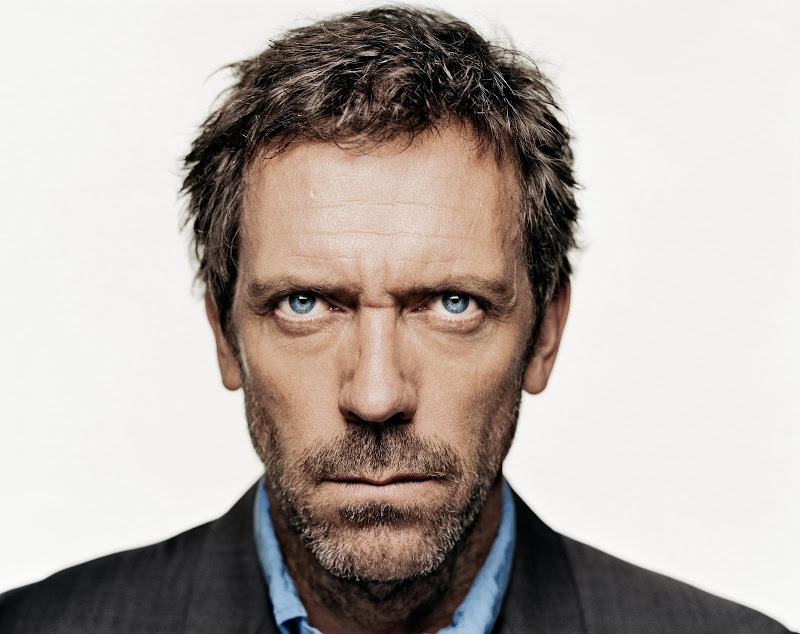
%> input picture male_face_2.jpg, 800 x 634 px
$ octave ht_test3.m   (GNU Octave 9; MATLAB toolbox functions it lacks are replaced by stand-ins)
%> lines starting %> are read from the running program, lines starting %| are printed output that depends on the picture
im = imread('male_face_2.jpg');
%> im is the input picture: size 634x800x3 uint8; mean R, G, B 181.4, 172.8, 167.4


imshow(im);
[centers, radii] = imfindcircles(im, [10, 20], 'Sensitivity', .99);
%> centers = 370 rows, first 12: [518.7 468.6; 380.6 468.3; 253 468.8; 376.3 399.4; 467.2 309.8; 282 586.7; 291.3 617; 477.2 615; 580 257.3; 269.8 558.8; 796.8 618.6; 487 588]; radii = 370 values, max 19.75 at index 216, min 10 at index 351, mean 13.5
viscircles(centers, radii);
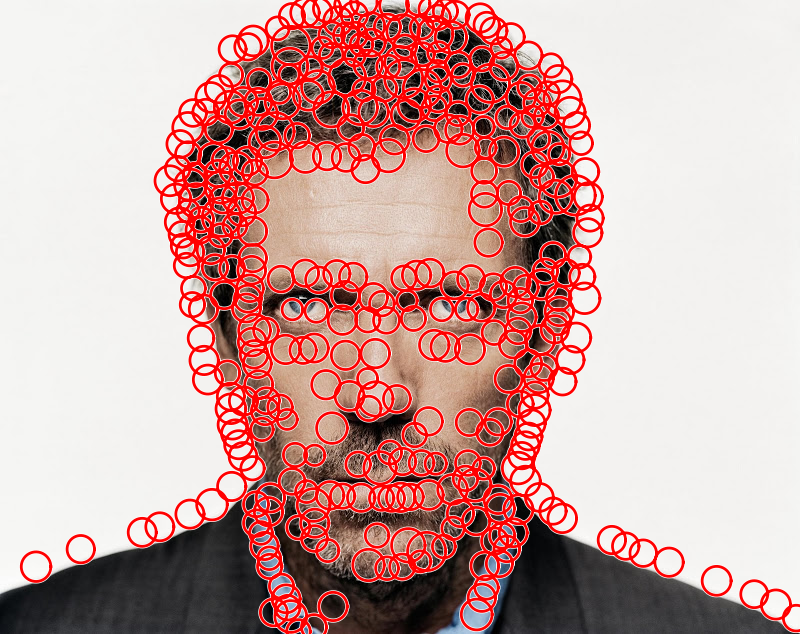
%> figure redrawn from the program's plot data

$ run again, with closed.jpg copied over male_face_2.jpg
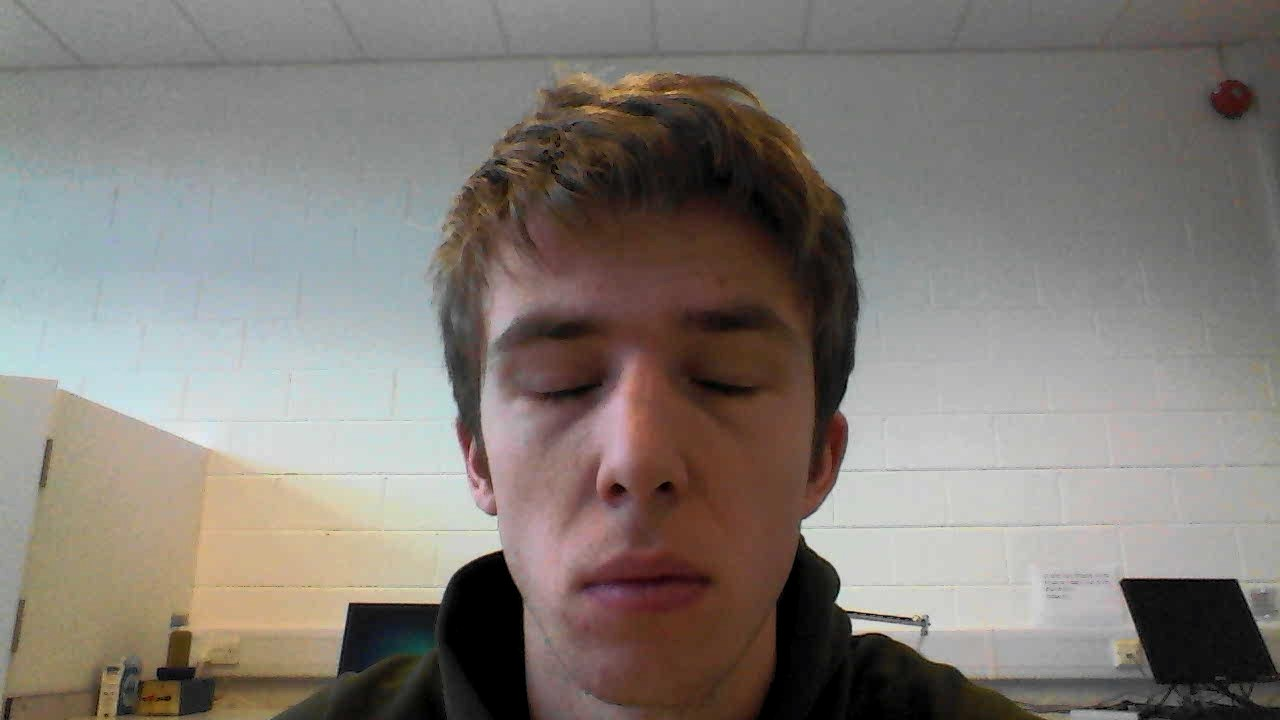
%> input picture closed.jpg, 1280 x 720 px
%> im is the input picture: size 720x1280x3 uint8; mean R, G, B 130.7, 124.5, 118.7
%> centers = 385 rows, first 12: [445 412.5; 849.8 599.2; 973.1 665.6; 819 538; 935.3 646.8; 862.3 381.2; 852.3 408.9; 814.8 527.9; 900 629.5; 862.7 625.7; 428.9 332.2; 1127 642]; radii = 385 values, max 18.74 at index 283, min 10 at index 139, mean 13.41
%> `viscircles(centers, radii);`:
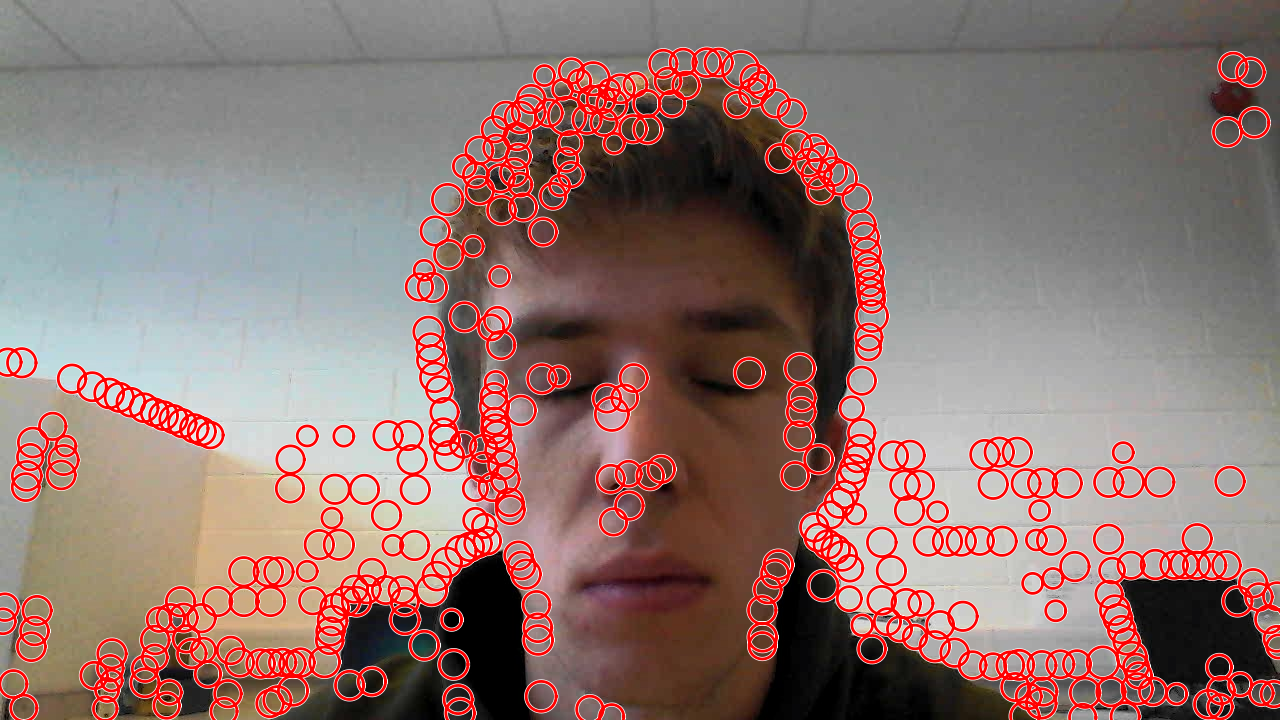
%> figure redrawn from the program's plot data

$ run again, with closed_new.jpg copied over male_face_2.jpg
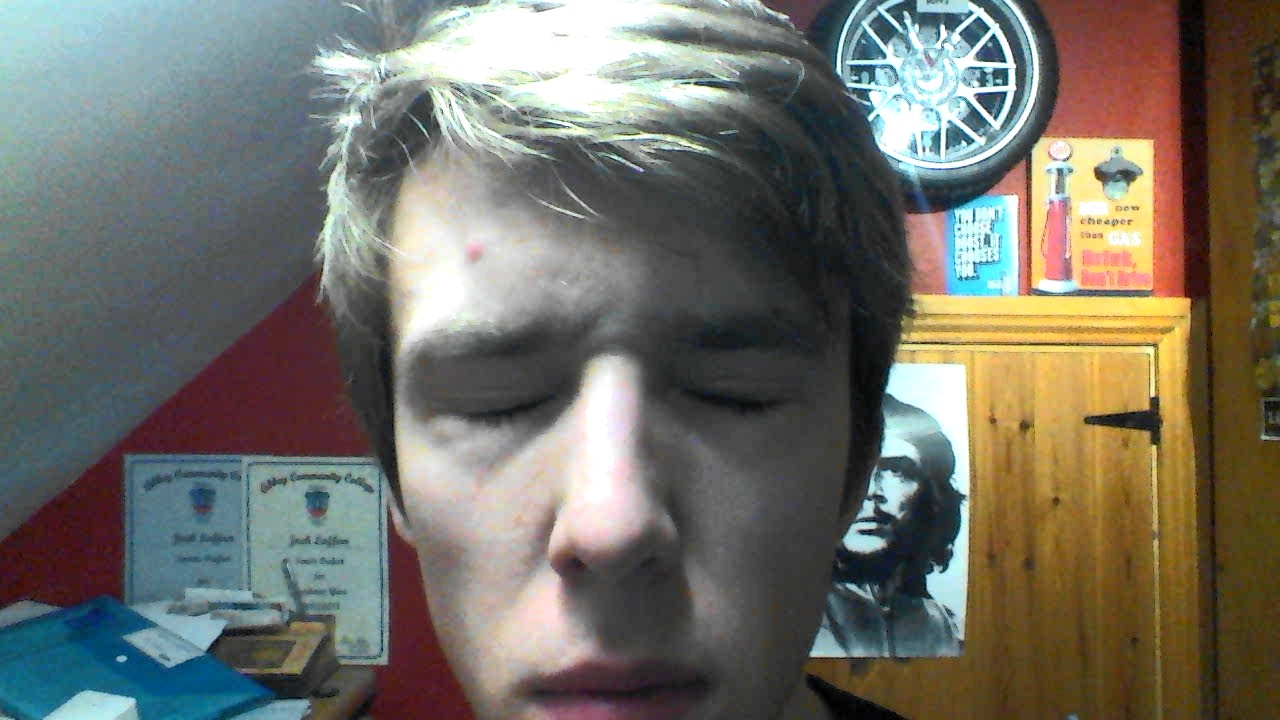
%> input picture closed_new.jpg, 1280 x 720 px
%> im is the input picture: size 720x1280x3 uint8; mean R, G, B 114.6, 112.9, 103.5
%> centers = 658 rows, first 12: [858.7 539.1; 1060.8 148.4; 890.2 500.8; 940.1 585.3; 892.5 139.4; 848.6 597.1; 961.3 481.1; 873.2 550.3; 1047.3 155.7; 906.2 384.6; 1044 175.7; 856.9 77]; radii = 658 values, max 19.8 at index 408, min 10 at index 352, mean 13.46
%> `viscircles(centers, radii);`:
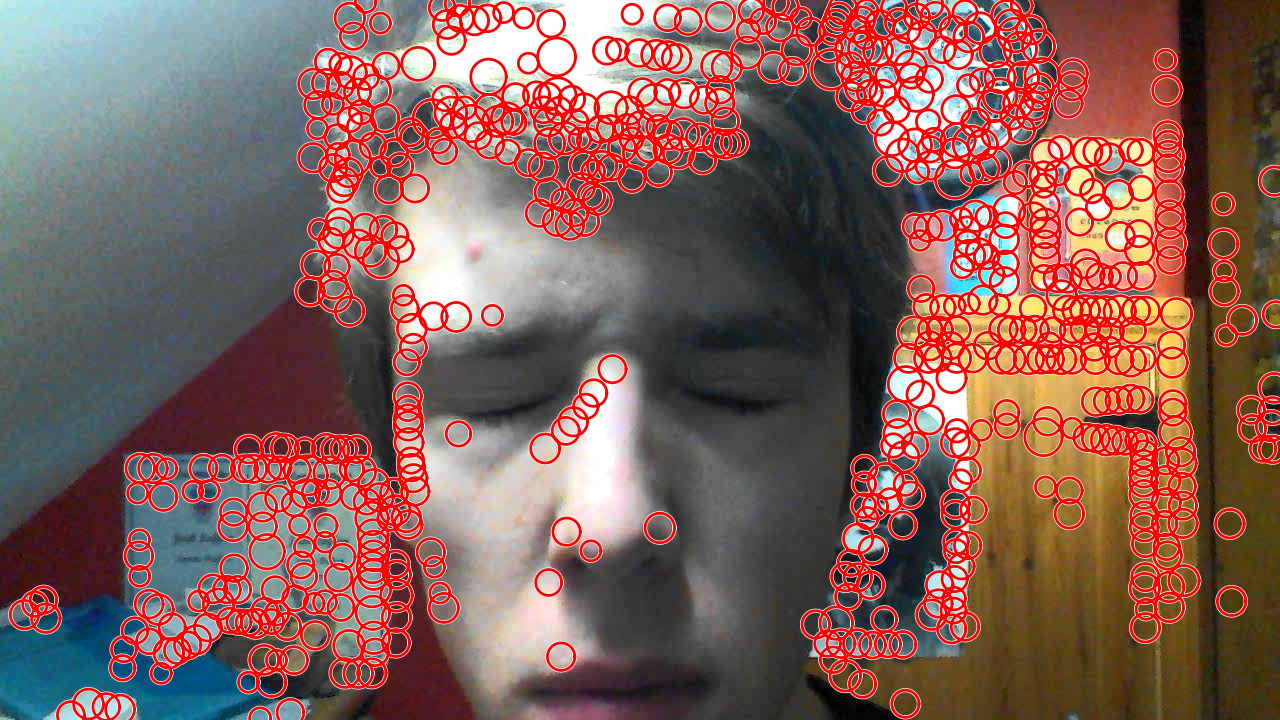
%> figure redrawn from the program's plot data
